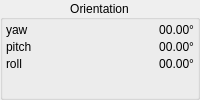
                  <widget class="QGroupBox" name="groupBox_Orient">
                   <property name="title">
                    <string>Orientation</string>
                   </property>
                   <property name="alignment">
                    <set>Qt::AlignCenter</set>
                   </property>
                   <layout class="QFormLayout" name="formLayout_3">
                    <property name="horizontalSpacing">
                     <number>0</number>
                    </property>
                    <property name="verticalSpacing">
                     <number>3</number>
                    </property>
                    <property name="leftMargin">
                     <number>3</number>
                    </property>
                    <property name="topMargin">
                     <number>3</number>
                    </property>
                    <property name="rightMargin">
                     <number>3</number>
                    </property>
                    <property name="bottomMargin">
                     <number>3</number>
                    </property>
                    <item row="0" column="0">
                     <widget class="QLabel" name="label_Orient1">
                      <property name="text">
                       <string>yaw</string>
                      </property>
                     </widget>
                    </item>
                    <item row="0" column="1">
                     <widget class="QLabel" name="labelVal_Orient1">
                      <property name="text">
                       <string>00.00°</string>
                      </property>
                      <property name="alignment">
                       <set>Qt::AlignRight|Qt::AlignTrailing|Qt::AlignVCenter</set>
                      </property>
                     </widget>
                    </item>
                    <item row="1" column="0">
                     <widget class="QLabel" name="label_Orient2">
                      <property name="text">
                       <string>pitch</string>
                      </property>
                     </widget>
                    </item>
                    <item row="1" column="1">
                     <widget class="QLabel" name="labelVal_Orient2">
                      <property name="text">
                       <string>00.00°</string>
                      </property>
                      <property name="alignment">
                       <set>Qt::AlignRight|Qt::AlignTrailing|Qt::AlignVCenter</set>
                      </property>
                     </widget>
                    </item>
                    <item row="2" column="0">
                     <widget class="QLabel" name="label_Orient3">
                      <property name="text">
                       <string>roll</string>
                      </property>
                     </widget>
                    </item>
                    <item row="2" column="1">
                     <widget class="QLabel" name="labelVal_Orient3">
                      <property name="text">
                       <string>00.00°</string>
                      </property>
                      <property name="alignment">
                       <set>Qt::AlignRight|Qt::AlignTrailing|Qt::AlignVCenter</set>
                      </property>
                     </widget>
                    </item>
                   </layout>
                  </widget>
